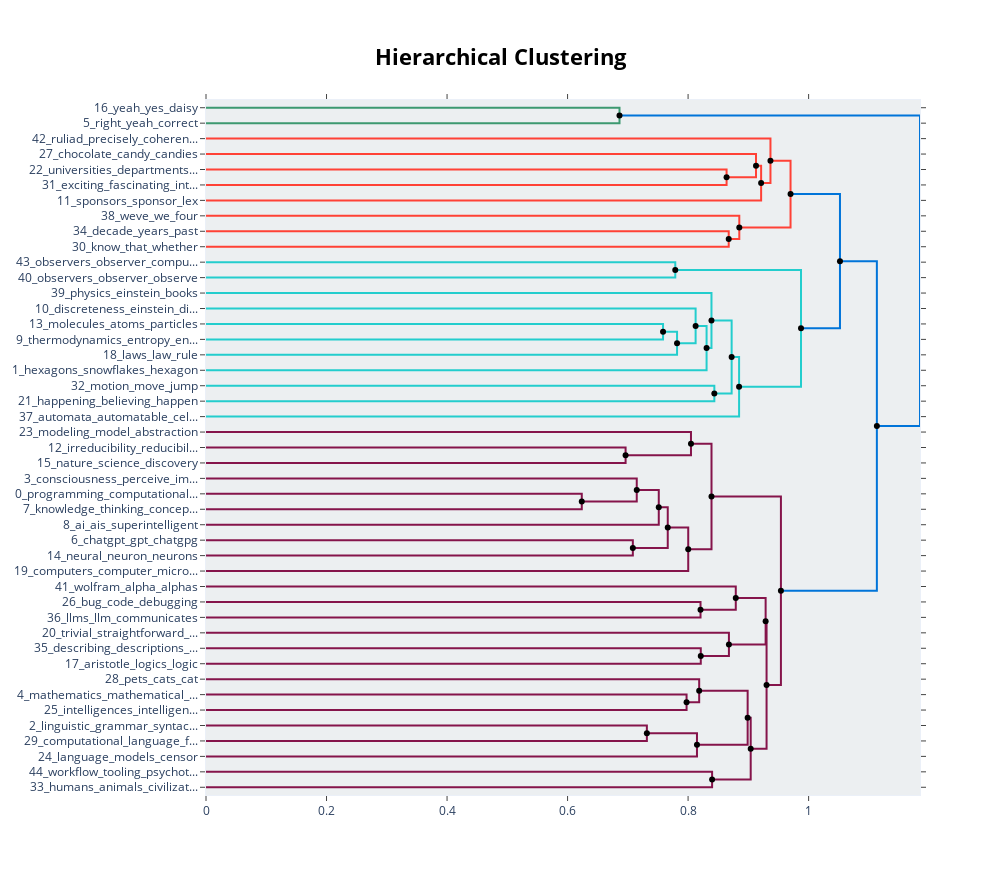

Notebook code for this chart:
### Code cell
topic_model.visualize_hierarchy(hierarchical_topics=hierarchical_topics)

### Figure 1 — Plotly figure (JSON) as saved in the notebook; plotly's stock layout.template omitted (floating-point values rounded to 4 significant figures)
{"data": [{"hoverinfo": "text", "marker": {"color": "rgb(61,153,112)"}, "mode": "lines", "text": ["yeah_yes_daisy_absolutely_", "", "", "right_yeah_correct_really_so"], "type": "scatter", "x": [0, 0.6862, 0.6862, 0], "xaxis": "x", "y": [-5, -5, -15, -15], "yaxis": "y"}, {"hoverinfo": "text", "marker": {"color": "rgb(255,65,54)"}, "mode": "lines", "text": ["universities_departments_programming_university_college", "", "", "exciting_fascinating_interesting_curious_recently"], "type": "scatter", "x": [0, 0.8639, 0.8639, 0], "xaxis": "x", "y": [-45, -45, -55, -55], "yaxis": "y"}, {"hoverinfo": "text", "marker": {"color": "rgb(255,65,54)"}, "mode": "lines", "text": ["chocolate_candy_candies_hungry_flakes", "", "", "exciting_fascinating_interesting_curious_recently"], "type": "scatter", "x": [0, 0.9127, 0.9127, 0.8639], "xaxis": "x", "y": [-35, -35, -50, -50], "yaxis": "y"}, {"hoverinfo": "text", "marker": {"color": "rgb(255,65,54)"}, "mode": "lines", "text": ["chocolate_candy_candies_hungry_flakes", "", "", "sponsors_sponsor_lex_thanks_lexfriedmancom"], "type": "scatter", "x": [0.9127, 0.9212, 0.9212, 0], "xaxis": "x", "y": [-42.5, -42.5, -65, -65], "yaxis": "y"}, {"hoverinfo": "text", "marker": {"color": "rgb(255,65,54)"}, "mode": "lines", "text": ["ruliad_precisely_coherently_geographically_coherence", "", "", "sponsors_sponsor_lex_thanks_lexfriedmancom"], "type": "scatter", "x": [0, 0.9367, 0.9367, 0.9212], "xaxis": "x", "y": [-25, -25, -53.75, -53.75], "yaxis": "y"}, {"hoverinfo": "text", "marker": {"color": "rgb(255,65,54)"}, "mode": "lines", "text": ["decade_years_past_life_ago", "", "", "know_that_whether_right_okay"], "type": "scatter", "x": [0, 0.8674, 0.8674, 0], "xaxis": "x", "y": [-85, -85, -95, -95], "yaxis": "y"}, {"hoverinfo": "text", "marker": {"color": "rgb(255,65,54)"}, "mode": "lines", "text": ["weve_we_four_eventually_way", "", "", "know_that_whether_right_okay"], "type": "scatter", "x": [0, 0.885, 0.885, 0.8674], "xaxis": "x", "y": [-75, -75, -90, -90], "yaxis": "y"}, {"hoverinfo": "text", "marker": {"color": "rgb(255,65,54)"}, "mode": "lines", "text": ["weve_we_four_eventually_way", "", "", "know_that_whether_right_okay"], "type": "scatter", "x": [0.9367, 0.97, 0.97, 0.885], "xaxis": "x", "y": [-39.38, -39.38, -82.5, -82.5], "yaxis": "y"}, {"hoverinfo": "text", "marker": {"color": "rgb(35,205,205)"}, "mode": "lines", "text": ["observers_observer_computational_computationally_dynamics", "", "", "observers_observer_observe_physics_phenomena"], "type": "scatter", "x": [0, 0.7787, 0.7787, 0], "xaxis": "x", "y": [-105, -105, -115, -115], "yaxis": "y"}, {"hoverinfo": "text", "marker": {"color": "rgb(35,205,205)"}, "mode": "lines", "text": ["molecules_atoms_particles_chemistry_gas", "", "", "thermodynamics_entropy_energy_disorder_heat"], "type": "scatter", "x": [0, 0.7584, 0.7584, 0], "xaxis": "x", "y": [-145, -145, -155, -155], "yaxis": "y"}, {"hoverinfo": "text", "marker": {"color": "rgb(35,205,205)"}, "mode": "lines", "text": ["entropy_thermodynamics_spontaneously_disorder_molecules", "", "", "laws_law_rule_rules_behavior"], "type": "scatter", "x": [0.7584, 0.7817, 0.7817, 0], "xaxis": "x", "y": [-150, -150, -165, -165], "yaxis": "y"}, {"hoverinfo": "text", "marker": {"color": "rgb(35,205,205)"}, "mode": "lines", "text": ["discreteness_einstein_discrete_matter_brownian", "", "", "laws_law_rule_rules_behavior"], "type": "scatter", "x": [0, 0.8125, 0.8125, 0.7817], "xaxis": "x", "y": [-135, -135, -157.5, -157.5], "yaxis": "y"}, {"hoverinfo": "text", "marker": {"color": "rgb(35,205,205)"}, "mode": "lines", "text": ["discreteness_einstein_discrete_matter_brownian", "", "", "hexagons_snowflakes_hexagon_grows_snowflake"], "type": "scatter", "x": [0.8125, 0.8307, 0.8307, 0], "xaxis": "x", "y": [-146.2, -146.2, -175, -175], "yaxis": "y"}, {"hoverinfo": "text", "marker": {"color": "rgb(35,205,205)"}, "mode": "lines", "text": ["physics_einstein_books_spacecraft_mechanics", "", "", "hexagons_snowflakes_hexagon_grows_snowflake"], "type": "scatter", "x": [0, 0.8388, 0.8388, 0.8307], "xaxis": "x", "y": [-125, -125, -160.6, -160.6], "yaxis": "y"}, {"hoverinfo": "text", "marker": {"color": "rgb(35,205,205)"}, "mode": "lines", "text": ["motion_move_jump_relativity_transitivity", "", "", "happening_believing_happen_happens_next"], "type": "scatter", "x": [0, 0.8436, 0.8436, 0], "xaxis": "x", "y": [-185, -185, -195, -195], "yaxis": "y"}, {"hoverinfo": "text", "marker": {"color": "rgb(35,205,205)"}, "mode": "lines", "text": ["motion_move_jump_relativity_transitivity", "", "", "happening_believing_happen_happens_next"], "type": "scatter", "x": [0.8388, 0.8723, 0.8723, 0.8436], "xaxis": "x", "y": [-142.8, -142.8, -190, -190], "yaxis": "y"}, {"hoverinfo": "text", "marker": {"color": "rgb(35,205,205)"}, "mode": "lines", "text": ["motion_move_jump_relativity_transitivity", "", "", "automata_automatable_cellular_cells_cell"], "type": "scatter", "x": [0.8723, 0.8846, 0.8846, 0], "xaxis": "x", "y": [-166.4, -166.4, -205, -205], "yaxis": "y"}, {"hoverinfo": "text", "marker": {"color": "rgb(35,205,205)"}, "mode": "lines", "text": ["motion_move_jump_relativity_transitivity", "", "", "automata_automatable_cellular_cells_cell"], "type": "scatter", "x": [0.7787, 0.9874, 0.9874, 0.8846], "xaxis": "x", "y": [-110, -110, -185.7, -185.7], "yaxis": "y"}, {"hoverinfo": "text", "marker": {"color": "rgb(0,116,217)"}, "mode": "lines", "text": ["motion_move_jump_relativity_transitivity", "", "", "automata_automatable_cellular_cells_cell"], "type": "scatter", "x": [0.97, 1.052, 1.052, 0.9874], "xaxis": "x", "y": [-60.94, -60.94, -147.9, -147.9], "yaxis": "y"}, {"hoverinfo": "text", "marker": {"color": "rgb(133,20,75)"}, "mode": "lines", "text": ["irreducibility_reducibility_computationally_computational_irreducible", "", "", "nature_science_discovery_earth_phenomena"], "type": "scatter", "x": [0, 0.6963, 0.6963, 0], "xaxis": "x", "y": [-225, -225, -235, -235], "yaxis": "y"}, {"hoverinfo": "text", "marker": {"color": "rgb(133,20,75)"}, "mode": "lines", "text": ["modeling_model_abstraction_actuality_notion", "", "", "nature_science_discovery_earth_phenomena"], "type": "scatter", "x": [0, 0.8048, 0.8048, 0.6963], "xaxis": "x", "y": [-215, -215, -230, -230], "yaxis": "y"}, {"hoverinfo": "text", "marker": {"color": "rgb(133,20,75)"}, "mode": "lines", "text": ["programming_computational_programmer_computationally_computers", "", "", "knowledge_thinking_conceptualize_belief_concepts"], "type": "scatter", "x": [0, 0.6236, 0.6236, 0], "xaxis": "x", "y": [-255, -255, -265, -265], "yaxis": "y"}, {"hoverinfo": "text", "marker": {"color": "rgb(133,20,75)"}, "mode": "lines", "text": ["consciousness_perceive_imagination_perception_illusion", "", "", "programming_computational_programmer_computationally_computers"], "type": "scatter", "x": [0, 0.7148, 0.7148, 0.6236], "xaxis": "x", "y": [-245, -245, -260, -260], "yaxis": "y"}, {"hoverinfo": "text", "marker": {"color": "rgb(133,20,75)"}, "mode": "lines", "text": ["computational_computationally_computer_computation_knowledge", "", "", "ai_ais_superintelligent_systems_intelligent"], "type": "scatter", "x": [0.7148, 0.7513, 0.7513, 0], "xaxis": "x", "y": [-252.5, -252.5, -275, -275], "yaxis": "y"}, {"hoverinfo": "text", "marker": {"color": "rgb(133,20,75)"}, "mode": "lines", "text": ["chatgpt_gpt_chatgpg_chat_chatgbt", "", "", "neural_neuron_neurons_brains_brain"], "type": "scatter", "x": [0, 0.7083, 0.7083, 0], "xaxis": "x", "y": [-285, -285, -295, -295], "yaxis": "y"}, {"hoverinfo": "text", "marker": {"color": "rgb(133,20,75)"}, "mode": "lines", "text": ["chatgpt_gpt_chatgpg_chat_chatgbt", "", "", "neural_neuron_neurons_brains_brain"], "type": "scatter", "x": [0.7513, 0.7662, 0.7662, 0.7083], "xaxis": "x", "y": [-263.8, -263.8, -290, -290], "yaxis": "y"}, {"hoverinfo": "text", "marker": {"color": "rgb(133,20,75)"}, "mode": "lines", "text": ["chatgpt_gpt_chatgpg_chat_chatgbt", "", "", "computers_computer_microprocessor_technology_memory"], "type": "scatter", "x": [0.7662, 0.8002, 0.8002, 0], "xaxis": "x", "y": [-276.9, -276.9, -305, -305], "yaxis": "y"}, {"hoverinfo": "text", "marker": {"color": "rgb(133,20,75)"}, "mode": "lines", "text": ["chatgpt_gpt_chatgpg_chat_chatgbt", "", "", "computers_computer_microprocessor_technology_memory"], "type": "scatter", "x": [0.8048, 0.8389, 0.8389, 0.8002], "xaxis": "x", "y": [-222.5, -222.5, -290.9, -290.9], "yaxis": "y"}, {"hoverinfo": "text", "marker": {"color": "rgb(133,20,75)"}, "mode": "lines", "text": ["bug_code_debugging_prompt_documentation", "", "", "llms_llm_communicates_phishing_expositions"], "type": "scatter", "x": [0, 0.8206, 0.8206, 0], "xaxis": "x", "y": [-325, -325, -335, -335], "yaxis": "y"}, {"hoverinfo": "text", "marker": {"color": "rgb(133,20,75)"}, "mode": "lines", "text": ["wolfram_alpha_alphas_mathematica_computation", "", "", "llms_llm_communicates_phishing_expositions"], "type": "scatter", "x": [0, 0.8791, 0.8791, 0.8206], "xaxis": "x", "y": [-315, -315, -330, -330], "yaxis": "y"}, {"hoverinfo": "text", "marker": {"color": "rgb(133,20,75)"}, "mode": "lines", "text": ["describing_descriptions_abstraction_describe_description", "", "", "aristotle_logics_logic_syntactically_sentences"], "type": "scatter", "x": [0, 0.8211, 0.8211, 0], "xaxis": "x", "y": [-355, -355, -365, -365], "yaxis": "y"}, {"hoverinfo": "text", "marker": {"color": "rgb(133,20,75)"}, "mode": "lines", "text": ["trivial_straightforward_concept_statement_simple", "", "", "aristotle_logics_logic_syntactically_sentences"], "type": "scatter", "x": [0, 0.8678, 0.8678, 0.8211], "xaxis": "x", "y": [-345, -345, -360, -360], "yaxis": "y"}, {"hoverinfo": "text", "marker": {"color": "rgb(133,20,75)"}, "mode": "lines", "text": ["trivial_straightforward_concept_statement_simple", "", "", "aristotle_logics_logic_syntactically_sentences"], "type": "scatter", "x": [0.8791, 0.9287, 0.9287, 0.8678], "xaxis": "x", "y": [-322.5, -322.5, -352.5, -352.5], "yaxis": "y"}, {"hoverinfo": "text", "marker": {"color": "rgb(133,20,75)"}, "mode": "lines", "text": ["mathematics_mathematical_mathematicians_math_arithmetic", "", "", "intelligences_intelligence_intelligent_generalists_minds"], "type": "scatter", "x": [0, 0.7975, 0.7975, 0], "xaxis": "x", "y": [-385, -385, -395, -395], "yaxis": "y"}, {"hoverinfo": "text", "marker": {"color": "rgb(133,20,75)"}, "mode": "lines", "text": ["pets_cats_cat_animals_pet", "", "", "intelligences_intelligence_intelligent_generalists_minds"], "type": "scatter", "x": [0, 0.8184, 0.8184, 0.7975], "xaxis": "x", "y": [-375, -375, -390, -390], "yaxis": "y"}, {"hoverinfo": "text", "marker": {"color": "rgb(133,20,75)"}, "mode": "lines", "text": ["linguistic_grammar_syntactically_syntactic_semantic", "", "", "computational_language_formalize_texting_communication"], "type": "scatter", "x": [0, 0.7316, 0.7316, 0], "xaxis": "x", "y": [-405, -405, -415, -415], "yaxis": "y"}, {"hoverinfo": "text", "marker": {"color": "rgb(133,20,75)"}, "mode": "lines", "text": ["linguistic_language_computational_semantic_texting", "", "", "language_models_censor_automate_speakable"], "type": "scatter", "x": [0.7316, 0.8147, 0.8147, 0], "xaxis": "x", "y": [-410, -410, -425, -425], "yaxis": "y"}, {"hoverinfo": "text", "marker": {"color": "rgb(133,20,75)"}, "mode": "lines", "text": ["linguistic_language_computational_semantic_texting", "", "", "language_models_censor_automate_speakable"], "type": "scatter", "x": [0.8184, 0.8988, 0.8988, 0.8147], "xaxis": "x", "y": [-382.5, -382.5, -417.5, -417.5], "yaxis": "y"}, {"hoverinfo": "text", "marker": {"color": "rgb(133,20,75)"}, "mode": "lines", "text": ["workflow_tooling_psychotherapist_automate_persuasion", "", "", "humans_animals_civilization_we_terrifies"], "type": "scatter", "x": [0, 0.8398, 0.8398, 0], "xaxis": "x", "y": [-435, -435, -445, -445], "yaxis": "y"}, {"hoverinfo": "text", "marker": {"color": "rgb(133,20,75)"}, "mode": "lines", "text": ["workflow_tooling_psychotherapist_automate_persuasion", "", "", "humans_animals_civilization_we_terrifies"], "type": "scatter", "x": [0.8988, 0.9039, 0.9039, 0.8398], "xaxis": "x", "y": [-400, -400, -440, -440], "yaxis": "y"}, {"hoverinfo": "text", "marker": {"color": "rgb(133,20,75)"}, "mode": "lines", "text": ["workflow_tooling_psychotherapist_automate_persuasion", "", "", "humans_animals_civilization_we_terrifies"], "type": "scatter", "x": [0.9287, 0.9302, 0.9302, 0.9039], "xaxis": "x", "y": [-337.5, -337.5, -420, -420], "yaxis": "y"}, {"hoverinfo": "text", "marker": {"color": "rgb(133,20,75)"}, "mode": "lines", "text": ["workflow_tooling_psychotherapist_automate_persuasion", "", "", "humans_animals_civilization_we_terrifies"], "type": "scatter", "x": [0.8389, 0.954, 0.954, 0.9302], "xaxis": "x", "y": [-256.7, -256.7, -378.8, -378.8], "yaxis": "y"}, {"hoverinfo": "text", "marker": {"color": "rgb(0,116,217)"}, "mode": "lines", "text": ["workflow_tooling_psychotherapist_automate_persuasion", "", "", "humans_animals_civilization_we_terrifies"], "type": "scatter", "x": [1.052, 1.113, 1.113, 0.954], "xaxis": "x", "y": [-104.4, -104.4, -317.7, -317.7], "yaxis": "y"}, {"hoverinfo": "text", "marker": {"color": "rgb(0,116,217)"}, "mode": "lines", "text": ["right_yeah_correct_yes_really", "", "", "humans_animals_civilization_we_terrifies"], "type": "scatter", "x": [0.6862, 1.185, 1.185, 1.113], "xaxis": "x", "y": [-10, -10, -211.1, -211.1], "yaxis": "y"}, {"hoverinfo": "text", "hovertext": ["chocolate_candy_candies_hungry_flakes", "weve_we_four_eventually_way", "entropy_thermodynamics_spontaneously_disorder_molecules", "discreteness_einstein_discrete_matter_brownian", "motion_move_jump_relativity_transitivity", "motion_move_jump_relativity_transitivity", "motion_move_jump_relativity_transitivity", "motion_move_jump_relativity_transitivity", "computational_computationally_computer_computation_knowledge", "chatgpt_gpt_chatgpg_chat_chatgbt", "chatgpt_gpt_chatgpg_chat_chatgbt", "chatgpt_gpt_chatgpg_chat_chatgbt", "trivial_straightforward_concept_statement_simple", "linguistic_language_computational_semantic_texting", "linguistic_language_computational_semantic_texting", "workflow_tooling_psychotherapist_automate_persuasion", "workflow_tooling_psychotherapist_automate_persuasion", "workflow_tooling_psychotherapist_automate_persuasion", "workflow_tooling_psychotherapist_automate_persuasion", "right_yeah_correct_yes_really"], "marker": {"color": "black"}, "mode": "markers", "showlegend": false, "type": "scatter", "x": [0.9127, 0.9367, 0.7584, 0.8125, 0.8388, 0.8723, 0.7787, 0.97, 0.7148, 0.7513, 0.7662, 0.8048, 0.8791, 0.7316, 0.8184, 0.8988, 0.9287, 0.8389, 1.052, 0.6862], "y": [-42.5, -39.38, -150, -146.2, -142.8, -166.4, -110, -60.94, -252.5, -263.8, -276.9, -222.5, -322.5, -410, -382.5, -400, -337.5, -256.7, -104.4, -10]}, {"hoverinfo": "text", "hovertext": ["exciting_fascinating_interesting_curious_recently", "sponsors_sponsor_lex_thanks_lexfriedmancom", "know_that_whether_right_okay", "know_that_whether_right_okay", "laws_law_rule_rules_behavior", "hexagons_snowflakes_hexagon_grows_snowflake", "happening_believing_happen_happens_next", "automata_automatable_cellular_cells_cell", "automata_automatable_cellular_cells_cell", "nature_science_discovery_earth_phenomena", "programming_computational_programmer_computationally_computers", "neural_neuron_neurons_brains_brain", "computers_computer_microprocessor_technology_memory", "llms_llm_communicates_phishing_expositions", "aristotle_logics_logic_syntactically_sentences", "aristotle_logics_logic_syntactically_sentences", "intelligences_intelligence_intelligent_generalists_minds", "language_models_censor_automate_speakable", "humans_animals_civilization_we_terrifies", "humans_animals_civilization_we_terrifies", "humans_animals_civilization_we_terrifies", "humans_animals_civilization_we_terrifies", "humans_animals_civilization_we_terrifies"], "marker": {"color": "black"}, "mode": "markers", "showlegend": false, "type": "scatter", "x": [0.8639, 0.9212, 0.8674, 0.885, 0.7817, 0.8307, 0.8436, 0.8846, 0.9874, 0.6963, 0.6236, 0.7083, 0.8002, 0.8206, 0.8211, 0.8678, 0.7975, 0.8147, 0.8398, 0.9039, 0.9302, 0.954, 1.113], "y": [-50, -53.75, -90, -82.5, -157.5, -160.6, -190, -185.7, -147.9, -230, -260, -290, -290.9, -330, -360, -352.5, -390, -417.5, -440, -420, -378.8, -317.7, -211.1]}], "layout": {"autosize": false, "height": 875, "hoverlabel": {"bgcolor": "white", "font": {"family": "Rockwell", "size": 16}}, "hovermode": "closest", "plot_bgcolor": "#ECEFF1", "showlegend": false, "title": {"font": {"color": "Black", "size": 22}, "text": "<b>Hierarchical Clustering</b>", "x": 0.5, "xanchor": "center", "yanchor": "top"}, "width": 1000, "xaxis": {"mirror": "allticks", "rangemode": "tozero", "showgrid": false, "showline": true, "showticklabels": true, "ticks": "outside", "type": "linear", "zeroline": false}, "yaxis": {"mirror": "allticks", "range": [-450, 0], "rangemode": "tozero", "showgrid": false, "showline": true, "showticklabels": true, "tickmode": "array", "ticks": "outside", "ticktext": ["16_yeah_yes_daisy", "5_right_yeah_correct", "42_ruliad_precisely_coheren...", "27_chocolate_candy_candies", "22_universities_departments...", "31_exciting_fascinating_int...", "11_sponsors_sponsor_lex", "38_weve_we_four", "34_decade_years_past", "30_know_that_whether", "43_observers_observer_compu...", "40_observers_observer_observe", "39_physics_einstein_books", "10_discreteness_einstein_di...", "13_molecules_atoms_particles", "9_thermodynamics_entropy_en...", "18_laws_law_rule", "1_hexagons_snowflakes_hexagon", "32_motion_move_jump", "21_happening_believing_happen", "37_automata_automatable_cel...", "23_modeling_model_abstraction", "12_irreducibility_reducibil...", "15_nature_science_discovery", "3_consciousness_perceive_im...", "0_programming_computational...", "7_knowledge_thinking_concep...", "8_ai_ais_superintelligent", "6_chatgpt_gpt_chatgpg", "14_neural_neuron_neurons", "19_computers_computer_micro...", "41_wolfram_alpha_alphas", "26_bug_code_debugging", "36_llms_llm_communicates", "20_trivial_straightforward_...", "35_describing_descriptions_...", "17_aristotle_logics_logic", "28_pets_cats_cat", "4_mathematics_mathematical_...", "25_intelligences_intelligen...", "2_linguistic_grammar_syntac...", "29_computational_language_f...", "24_language_models_censor", "44_workflow_tooling_psychot...", "33_humans_animals_civilizat..."], "tickvals": [-5, -15, -25, -35, -45, -55, -65, -75, -85, -95, -105, -115, -125, -135, -145, -155, -165, -175, -185, -195, -205, -215, -225, -235, -245, -255, -265, -275, -285, -295, -305, -315, -325, -335, -345, -355, -365, -375, -385, -395, -405, -415, -425, -435, -445], "type": "linear", "zeroline": false}}}
